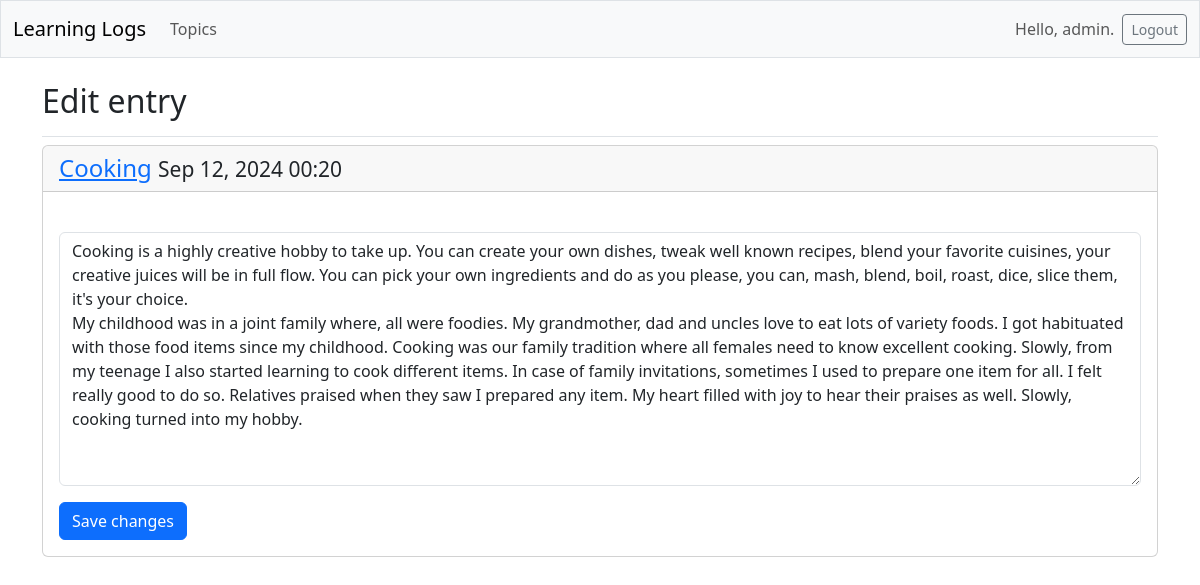
The page /edit_entry/1/ (signed in) on the database its author committed.
### learning_logs/models.py (models this page shows, shortened)
class Topic(models.Model):
    text = models.CharField(max_length=200)
    date_added = models.DateTimeField(auto_now_add=True)
    owner = models.ForeignKey(User, on_delete = models.CASCADE)
    def __str__(self):
        return self.text

class Entry(models.Model):
    topic = models.ForeignKey(Topic, on_delete= models.CASCADE)
    text = models.TextField()
    date_added = models.DateTimeField(auto_now_add=True)
    class Meta:
        verbose_name_plural = 'entries'

### learning_logs/views.py (the view)
# urls.py: path('edit_entry/<int:entry_id>/', views.edit_entry, name='edit_entry'),
@login_required
def edit_entry(request, entry_id):
    entry = Entry.objects.get(id  = entry_id)
    topic = entry.topic
    check_topic_owner(topic, request)
    if request.method != 'POST':
        form = EntryForm(instance=entry)
    else:
        form = EntryForm(instance=entry, data=request.POST)
        if form.is_valid():
            form.save()
            return redirect('learning_logs:topic', topic_id = topic.id)
    context = { 'entry' : entry, 'topic' : topic, 'form' : form}
    return render(request, 'learning_logs/edit_entry.html', context)

### learning_logs/forms.py
class EntryForm(forms.ModelForm):
    class Meta:
        model = Entry
        fields = ['text']
        labels = { 'text' : ''}
        widgets = { 'text' : forms.Textarea(attrs={ 'cols' : 80})}

### learning_logs/views.py (called while the page is built)
def check_topic_owner(topic, request):
    if topic.owner != request.user:
        raise Http404

### learning_logs/templates/learning_logs/edit_entry.html (shortened to what this page needs)
{% extends 'learning_logs/base.html' %}
{% load django_bootstrap5 %}
{% block page_header %}
    <h2>Edit entry</h2>
{% endblock page_header %}
{% block content %}
<div class="card mb-3">
    <h4 class="card-header">
        <a href="{% url 'learning_logs:topic' topic.id %}">{{ topic }}</a>
        <small>
            {{entry.date_added|date:'M d, Y H:i'}}
        </small>
    </h4>
    <div class="card-body">
        <form action = "{% url 'learning_logs:edit_entry' entry.id %}" method='post'>
            {% bootstrap_form form %}
            {% bootstrap_button button_type="submit" content="Save changes" %}
        </form>
    </div>
</div>
{% endblock content %}

### learning_logs/templates/learning_logs/base.html (shortened to what this page needs)
<!doctype html>
<html lang="en">
    <head>
        {% load django_bootstrap5 %}
        {% bootstrap_css %}
    </head>
    <body>
        <nav class="navbar navbar-expand-md navbar-light bg-light mb-4 border">
            <div class="container-fluid">
                <a class="navbar-brand" href="{% url 'learning_logs:index' %}">
                    Learning Logs
                </a>
                <div class="collapse navbar-collapse" id="navbarCollapse">
                    <ul class="navbar-nav me-auto mb-2 mb-md-0">
                        <li class="nav-item">
                            <a class="nav-link" href="{% url 'learning_logs:topics' %}">
                                Topics
                            </a>
                        </li>
                    </ul>
                    <ul class="navbar-nav ms-auto mb-2 mb-md-0">
                        {% if user.is_authenticated %}
                            <li class="nav-item">
                                <span class="navbar-text me-2">
                                    Hello,  {{ user.username }}.
                                </span>
                            </li>
                        {% endif %}
                    </ul>
                    {% if user.is_authenticated %}
                        <form action="{% url 'accounts:logout' %}" method='post'>
                            <button name='submit' class='btn btn-outline-secondary btn-sm'>
                                Logout
                            </button>
                        </form>
                    {% endif %}
                </div>
            </div>
        </nav>
        <main class="container">
            <div class="pb-2 mb-2 border-bottom">
                {% block page_header %}{% endblock page_header %}
            </div>
            <div>
                {% block content %}{% endblock content %}
            </div>
        </main>
    </body>
</html>

### rows shown on the page
Topic: text "Cooking"
Entry: date_added "Sep 12, 2024 00:20", text "Cooking is a highly creative hobby to take up. You can create your own dishes, tweak well known recipes, blend your favorite cuisines, your creative juices will be in full flow. You can pick your own ingredients and do as you please, you can, mash, blend, boil, roast, dice, slice them, it's your choice. My childhood was in a joint family where, all were foodies. My grandmother, dad and uncles love to eat lots of variety foods. I got habituated with those food items since my childhood. Cooking was our family tradition where all females need to know excellent cooking. Slowly, from my teenage I also started learning to cook different items. In case of family invitations, sometimes I used to…"

### other values the page prints
{{ user.username }} "admin"
